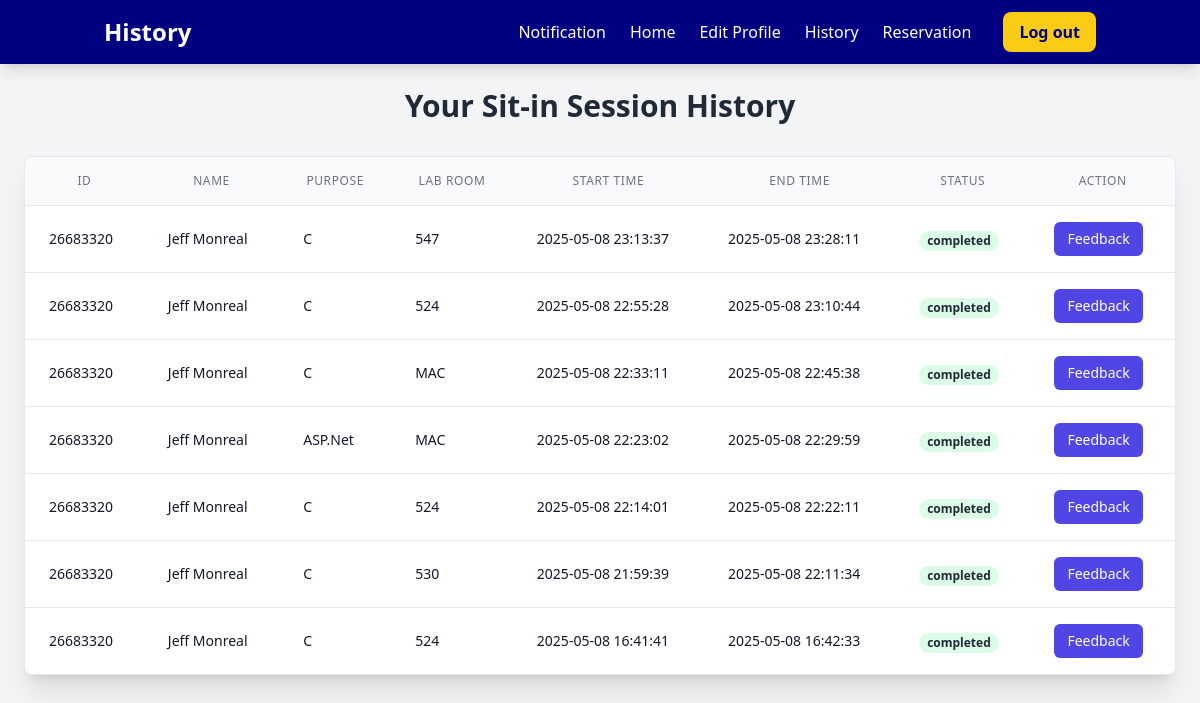
The app's page /history.php (signed in) with its own data.
### tables this page shows
CREATE TABLE `sit_in_sessions` (
  `id` int(11) NOT NULL,
  `student_id` int(11) NOT NULL,
  `lab_room` varchar(50) NOT NULL,
  `purpose` varchar(100) NOT NULL,
  `start_time` datetime NOT NULL,
  `end_time` datetime DEFAULT NULL,
  `status` enum('active','completed') DEFAULT 'active',
  `created_at` timestamp NOT NULL DEFAULT current_timestamp()
);

CREATE TABLE `users` (
  `ID` int(11) NOT NULL,
  `ID_NUMBER` int(11) NOT NULL,
  `LASTNAME` varchar(50) NOT NULL,
  `FIRSTNAME` varchar(50) NOT NULL,
  `MIDDLENAME` varchar(50) DEFAULT NULL,
  `COURSE` varchar(100) DEFAULT NULL,
  `YEAR` int(11) DEFAULT NULL,
  `USERNAME` varchar(50) NOT NULL,
  `PASSWORD` varchar(100) NOT NULL,
  `EMAIL` varchar(100) NOT NULL,
  `ADDRESS` varchar(30) DEFAULT NULL,
  `SESSION` int(11) DEFAULT 30,
  `IMAGE` varchar(100) DEFAULT NULL,
  `CREATED_AT` timestamp NOT NULL DEFAULT current_timestamp(),
  `user_type` enum('student','admin') NOT NULL DEFAULT 'student',
  `POINTS` int(11) DEFAULT 0
);

### history.php (the view, shortened to what this page needs)
<?php
$host = 'localhost';
$username = 'root';
$password = '';
$dbname = 'ccs-sit-in';
$conn = new mysqli($host, $username, $password, $dbname);
$user = $_SESSION['username'];
$sql = "SELECT s.id, u.ID_NUMBER, CONCAT(u.FIRSTNAME, ' ', u.LASTNAME) AS Name,
               s.purpose, s.lab_room, s.start_time, s.end_time, DATE(s.start_time) AS date, s.status
        FROM sit_in_sessions s
        JOIN users u ON s.student_id = u.ID_NUMBER
        WHERE u.USERNAME = ?
        ORDER BY s.start_time DESC";
$stmt = $conn->prepare($sql);
$stmt->bind_param("s", $user);
$stmt->execute();
$result = $stmt->get_result();
?>
<!DOCTYPE html>
<html lang="en">
<head>
    <script src="https://cdn.tailwindcss.com"></script>
    <link href="https://cdnjs.cloudflare.com/ajax/libs/font-awesome/6.0.0-beta3/css/all.min.css" rel="stylesheet">
</head>
<body class="bg-gray-100 min-h-screen">
<header class="bg-navy-800 shadow-lg">
    <div class="container mx-auto px-4">
        <nav class="flex items-center justify-between h-16">
            <h2 class="text-2xl font-bold text-white">History</h2>
            <div class="flex items-center space-x-8">
                <ul class="flex space-x-6">
                    <li><a href="#" class="text-white hover:text-yellow-400 transition">Notification</a></li>
                    <li><a href="dashboard.php" class="text-white hover:text-yellow-400 transition">Home</a></li>
                    <li><a href="edit_profile.php" class="text-white hover:text-yellow-400 transition">Edit Profile</a></li>
                    <li><a href="history.php" class="text-white hover:text-yellow-400 transition">History</a></li>
                    <li><a href="reservation.php" class="text-white hover:text-yellow-400 transition">Reservation</a></li>
                </ul>
                <a href="logout.php" class="bg-yellow-400 text-navy-800 px-4 py-2 rounded-lg font-bold hover:bg-navy-800 hover:text-yellow-400 transition duration-300">Log out</a>
            </div>
        </nav>
    </div>
</header>
<div class="container mx-auto p-6 max-w-7xl">
    <h2 class="text-3xl font-bold text-center text-gray-800 mb-8">Your Sit-in Session History</h2>
    <?php if ($result->num_rows > 0): ?>
        <div class="overflow-hidden shadow-xl rounded-lg border border-gray-200">
            <table class="min-w-full divide-y divide-gray-200">
                <thead class="bg-gray-50">
                    <tr>
                        <th scope="col" class="px-6 py-4 text-xs font-medium text-gray-500 uppercase tracking-wider">ID</th>
                        <th scope="col" class="px-6 py-4 text-xs font-medium text-gray-500 uppercase tracking-wider">Name</th>
                        <th scope="col" class="px-6 py-4 text-xs font-medium text-gray-500 uppercase tracking-wider">Purpose</th>
                        <th scope="col" class="px-6 py-4 text-xs font-medium text-gray-500 uppercase tracking-wider">Lab Room</th>
                        <th scope="col" class="px-6 py-4 text-xs font-medium text-gray-500 uppercase tracking-wider">Start Time</th>
                        <th scope="col" class="px-6 py-4 text-xs font-medium text-gray-500 uppercase tracking-wider">End Time</th>
                        <th scope="col" class="px-6 py-4 text-xs font-medium text-gray-500 uppercase tracking-wider">Status</th>
                        <th scope="col" class="px-6 py-4 text-xs font-medium text-gray-500 uppercase tracking-wider">Action</th>
                    </tr>
                </thead>
                <tbody class="bg-white divide-y divide-gray-200">
                    <?php while ($row = $result->fetch_assoc()): ?>
                        <tr class="hover:bg-gray-50 transition-colors duration-200">
                            <td class="px-6 py-4 whitespace-nowrap text-sm text-gray-900"><?php echo htmlspecialchars($row['ID_NUMBER']); ?></td>
                            <td class="px-6 py-4 whitespace-nowrap text-sm text-gray-900"><?php echo htmlspecialchars($row['Name']); ?></td>
                            <td class="px-6 py-4 whitespace-nowrap text-sm text-gray-900"><?php echo nl2br(htmlspecialchars(str_replace("\r\n", "\n", $row['purpose']))); ?></td>
                            <td class="px-6 py-4 whitespace-nowrap text-sm text-gray-900"><?php echo nl2br(htmlspecialchars(str_replace("\r\n", "\n", $row['lab_room']))); ?></td>
                            <td class="px-6 py-4 whitespace-nowrap text-sm text-gray-900"><?php echo nl2br(htmlspecialchars(str_replace("\r\n", "\n", $row['start_time']))); ?></td>
                            <td class="px-6 py-4 whitespace-nowrap text-sm text-gray-900"><?php echo nl2br(htmlspecialchars(str_replace("\r\n", "\n", $row['end_time']))); ?></td>
                            <td class="px-6 py-4 whitespace-nowrap">
                                <span class="px-2 inline-flex text-xs leading-5 font-semibold rounded-full
                                    <?php echo $row['status'] === 'active' ? 'bg-green-100 text-green-800' : 'bg-green-100 text-gray-800'; ?>">
                                    <?php echo nl2br(htmlspecialchars(str_replace("\r\n", "\n", $row['status']))); ?>
                                </span>
                            </td>
                            <td class="px-6 py-4 whitespace-nowrap text-sm">
                                <a href="feedback.php?session_id=<?php echo $row['id']; ?>"
                                   data-session-id="<?php echo $row['id']; ?>"
                                   class="inline-flex items-center px-3 py-1.5 border border-transparent text-sm font-medium rounded-md text-white bg-indigo-600 hover:bg-indigo-700 focus:outline-none focus:ring-2 focus:ring-offset-2 focus:ring-indigo-500 transition-colors duration-200">
                                    Feedback
                                </a>
                            </td>
                        </tr>
                    <?php endwhile; ?>
                </tbody>
            </table>
        </div>
    <?php else: ?>
        <div class="text-center py-8">
            <div class="text-gray-500 text-lg">No session history found.</div>
        </div>
    <?php endif; ?>
</div>
</body>
</html>

### records on screen
sit_in_sessions: users.ID_NUMBER "26683320", Name "Jeff Monreal", purpose "C", lab_room "547", start_time "2025-05-08 23:13:37", end_time "2025-05-08 23:28:11", status "completed"
sit_in_sessions: users.ID_NUMBER "26683320", Name "Jeff Monreal", purpose "C", lab_room "524", start_time "2025-05-08 22:55:28", end_time "2025-05-08 23:10:44", status "completed"
sit_in_sessions: users.ID_NUMBER "26683320", Name "Jeff Monreal", purpose "C", lab_room "MAC", start_time "2025-05-08 22:33:11", end_time "2025-05-08 22:45:38", status "completed"
sit_in_sessions: users.ID_NUMBER "26683320", Name "Jeff Monreal", purpose "ASP.Net", lab_room "MAC", start_time "2025-05-08 22:23:02", end_time "2025-05-08 22:29:59", status "completed"
sit_in_sessions: users.ID_NUMBER "26683320", Name "Jeff Monreal", purpose "C", lab_room "524", start_time "2025-05-08 22:14:01", end_time "2025-05-08 22:22:11", status "completed"
sit_in_sessions: users.ID_NUMBER "26683320", Name "Jeff Monreal", purpose "C", lab_room "530", start_time "2025-05-08 21:59:39", end_time "2025-05-08 22:11:34", status "completed"
sit_in_sessions: users.ID_NUMBER "26683320", Name "Jeff Monreal", purpose "C", lab_room "524", start_time "2025-05-08 16:41:41", end_time "2025-05-08 16:42:33", status "completed"
